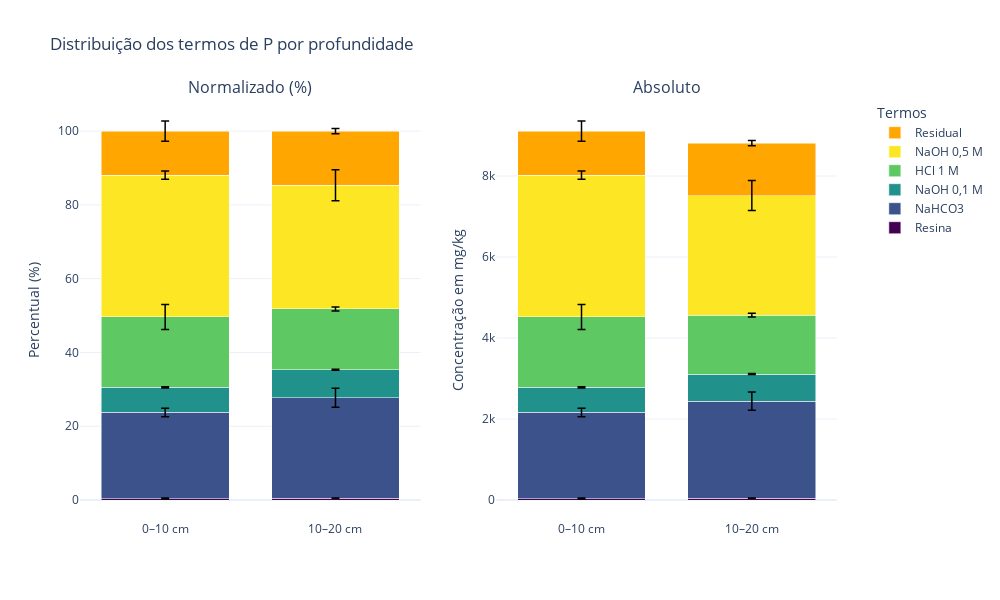

The cell this chart's notebook holds for it:
### Code cell
# --- Nomes e cores ---
nomes_termos = ["Resina", "NaHCO3", "NaOH 0,1 M", "HCl 1 M", "NaOH 0,5 M", "Residual"]
cores = ['#440154', '#3b528b', '#21918c', '#5ec962', '#fde725', '#ffa600']

# --- Subplots ---
fig = make_subplots(rows=1, cols=2,
                    subplot_titles=("Normalizado (%)", "Absoluto"),
                    shared_yaxes=False)

# ==========================
# FUNÇÃO AUXILIAR
# ==========================
def add_stacked_bars_with_errors(fig, profundidades, medias, stds, col, cores, nomes):
    """
    profundidades: lista de labels, ex. ["0–10 cm", "10–20 cm"]
    medias/stds: listas de arrays (um para cada profundidade)
    """
    for j, label in enumerate(profundidades):
        bases = np.cumsum(np.insert(medias[j], 0, 0))[:-1]
        for i in range(len(medias[j])):
            # Barra empilhada
            fig.add_trace(go.Bar(
                x=[label],
                y=[medias[j][i]],
                base=[bases[i]],
                name=nomes[i],
                marker_color=cores[i],
                offsetgroup=str(j),
                showlegend=(col == 1 and j == 0),
            ), row=1, col=col)

            # Linha + barra de erro
            fig.add_trace(go.Scatter(
                x=[label],
                y=[bases[i] + medias[j][i]],
                mode='lines',
                line=dict(color='black', width=1.5),
                error_y=dict(
                    type='data',
                    array=[stds[j][i]],
                    visible=True,
                    thickness=1.5,
                    width=4,
                    color='black'
                ),
                showlegend=False,
                hoverinfo='skip'
            ), row=1, col=col)

# --- Adiciona as barras ---
add_stacked_bars_with_errors(
    fig,
    ["0–10 cm", "10–20 cm"],
    [media_0_10_norm, media_10_20_norm],
    [std_0_10_norm, std_10_20_norm],
    col=1,
    cores=cores,
    nomes=nomes_termos
)

add_stacked_bars_with_errors(
    fig,
    ["0–10 cm", "10–20 cm"],
    [media_0_10, media_10_20],
    [std_0_10, std_10_20],
    col=2,
    cores=cores,
    nomes=nomes_termos
)

fig.update_layout(
    barmode='stack',
    title_text="Distribuição dos termos de P por profundidade",
    yaxis_title="Percentual (%)",
    yaxis2_title="Concentração em mg/kg",
    legend_title="Termos",
    legend=dict(x=1.05, y=1),
    bargap=0.25,
    width=1000,
    height=600,
    template="plotly_white"
)

fig.show()

### Figure 1 — Plotly figure (JSON) as saved in the notebook; plotly's stock layout.template omitted (floating-point values rounded to 4 significant figures)
{"data": [{"base": [0], "marker": {"color": "#440154"}, "name": "Resina", "offsetgroup": "0", "showlegend": true, "type": "bar", "x": ["0–10 cm"], "xaxis": "x", "y": [0.4021], "yaxis": "y"}, {"error_y": {"array": [0.1261], "color": "black", "thickness": 1.5, "type": "data", "visible": true, "width": 4}, "hoverinfo": "skip", "line": {"color": "black", "width": 1.5}, "mode": "lines", "showlegend": false, "type": "scatter", "x": ["0–10 cm"], "xaxis": "x", "y": [0.4021], "yaxis": "y"}, {"base": [0.4021], "marker": {"color": "#3b528b"}, "name": "NaHCO3", "offsetgroup": "0", "showlegend": true, "type": "bar", "x": ["0–10 cm"], "xaxis": "x", "y": [23.33], "yaxis": "y"}, {"error_y": {"array": [1.147], "color": "black", "thickness": 1.5, "type": "data", "visible": true, "width": 4}, "hoverinfo": "skip", "line": {"color": "black", "width": 1.5}, "mode": "lines", "showlegend": false, "type": "scatter", "x": ["0–10 cm"], "xaxis": "x", "y": [23.73], "yaxis": "y"}, {"base": [23.73], "marker": {"color": "#21918c"}, "name": "NaOH 0,1 M", "offsetgroup": "0", "showlegend": true, "type": "bar", "x": ["0–10 cm"], "xaxis": "x", "y": [6.787], "yaxis": "y"}, {"error_y": {"array": [0.1583], "color": "black", "thickness": 1.5, "type": "data", "visible": true, "width": 4}, "hoverinfo": "skip", "line": {"color": "black", "width": 1.5}, "mode": "lines", "showlegend": false, "type": "scatter", "x": ["0–10 cm"], "xaxis": "x", "y": [30.51], "yaxis": "y"}, {"base": [30.51], "marker": {"color": "#5ec962"}, "name": "HCl 1 M", "offsetgroup": "0", "showlegend": true, "type": "bar", "x": ["0–10 cm"], "xaxis": "x", "y": [19.11], "yaxis": "y"}, {"error_y": {"array": [3.386], "color": "black", "thickness": 1.5, "type": "data", "visible": true, "width": 4}, "hoverinfo": "skip", "line": {"color": "black", "width": 1.5}, "mode": "lines", "showlegend": false, "type": "scatter", "x": ["0–10 cm"], "xaxis": "x", "y": [49.62], "yaxis": "y"}, {"base": [49.62], "marker": {"color": "#fde725"}, "name": "NaOH 0,5 M", "offsetgroup": "0", "showlegend": true, "type": "bar", "x": ["0–10 cm"], "xaxis": "x", "y": [38.43], "yaxis": "y"}, {"error_y": {"array": [1.13], "color": "black", "thickness": 1.5, "type": "data", "visible": true, "width": 4}, "hoverinfo": "skip", "line": {"color": "black", "width": 1.5}, "mode": "lines", "showlegend": false, "type": "scatter", "x": ["0–10 cm"], "xaxis": "x", "y": [88.06], "yaxis": "y"}, {"base": [88.06], "marker": {"color": "#ffa600"}, "name": "Residual", "offsetgroup": "0", "showlegend": true, "type": "bar", "x": ["0–10 cm"], "xaxis": "x", "y": [11.94], "yaxis": "y"}, {"error_y": {"array": [2.742], "color": "black", "thickness": 1.5, "type": "data", "visible": true, "width": 4}, "hoverinfo": "skip", "line": {"color": "black", "width": 1.5}, "mode": "lines", "showlegend": false, "type": "scatter", "x": ["0–10 cm"], "xaxis": "x", "y": [100.0], "yaxis": "y"}, {"base": [0], "marker": {"color": "#440154"}, "name": "Resina", "offsetgroup": "1", "showlegend": false, "type": "bar", "x": ["10–20 cm"], "xaxis": "x", "y": [0.5412], "yaxis": "y"}, {"error_y": {"array": [0.02993], "color": "black", "thickness": 1.5, "type": "data", "visible": true, "width": 4}, "hoverinfo": "skip", "line": {"color": "black", "width": 1.5}, "mode": "lines", "showlegend": false, "type": "scatter", "x": ["10–20 cm"], "xaxis": "x", "y": [0.5412], "yaxis": "y"}, {"base": [0.5412], "marker": {"color": "#3b528b"}, "name": "NaHCO3", "offsetgroup": "1", "showlegend": false, "type": "bar", "x": ["10–20 cm"], "xaxis": "x", "y": [27.17], "yaxis": "y"}, {"error_y": {"array": [2.559], "color": "black", "thickness": 1.5, "type": "data", "visible": true, "width": 4}, "hoverinfo": "skip", "line": {"color": "black", "width": 1.5}, "mode": "lines", "showlegend": false, "type": "scatter", "x": ["10–20 cm"], "xaxis": "x", "y": [27.71], "yaxis": "y"}, {"base": [27.71], "marker": {"color": "#21918c"}, "name": "NaOH 0,1 M", "offsetgroup": "1", "showlegend": false, "type": "bar", "x": ["10–20 cm"], "xaxis": "x", "y": [7.589], "yaxis": "y"}, {"error_y": {"array": [0.1227], "color": "black", "thickness": 1.5, "type": "data", "visible": true, "width": 4}, "hoverinfo": "skip", "line": {"color": "black", "width": 1.5}, "mode": "lines", "showlegend": false, "type": "scatter", "x": ["10–20 cm"], "xaxis": "x", "y": [35.3], "yaxis": "y"}, {"base": [35.3], "marker": {"color": "#5ec962"}, "name": "HCl 1 M", "offsetgroup": "1", "showlegend": false, "type": "bar", "x": ["10–20 cm"], "xaxis": "x", "y": [16.49], "yaxis": "y"}, {"error_y": {"array": [0.5277], "color": "black", "thickness": 1.5, "type": "data", "visible": true, "width": 4}, "hoverinfo": "skip", "line": {"color": "black", "width": 1.5}, "mode": "lines", "showlegend": false, "type": "scatter", "x": ["10–20 cm"], "xaxis": "x", "y": [51.79], "yaxis": "y"}, {"base": [51.79], "marker": {"color": "#fde725"}, "name": "NaOH 0,5 M", "offsetgroup": "1", "showlegend": false, "type": "bar", "x": ["10–20 cm"], "xaxis": "x", "y": [33.53], "yaxis": "y"}, {"error_y": {"array": [4.195], "color": "black", "thickness": 1.5, "type": "data", "visible": true, "width": 4}, "hoverinfo": "skip", "line": {"color": "black", "width": 1.5}, "mode": "lines", "showlegend": false, "type": "scatter", "x": ["10–20 cm"], "xaxis": "x", "y": [85.32], "yaxis": "y"}, {"base": [85.32], "marker": {"color": "#ffa600"}, "name": "Residual", "offsetgroup": "1", "showlegend": false, "type": "bar", "x": ["10–20 cm"], "xaxis": "x", "y": [14.68], "yaxis": "y"}, {"error_y": {"array": [0.7394], "color": "black", "thickness": 1.5, "type": "data", "visible": true, "width": 4}, "hoverinfo": "skip", "line": {"color": "black", "width": 1.5}, "mode": "lines", "showlegend": false, "type": "scatter", "x": ["10–20 cm"], "xaxis": "x", "y": [100], "yaxis": "y"}, {"base": [0], "marker": {"color": "#440154"}, "name": "Resina", "offsetgroup": "0", "showlegend": false, "type": "bar", "x": ["0–10 cm"], "xaxis": "x2", "y": [36.63], "yaxis": "y2"}, {"error_y": {"array": [11.48], "color": "black", "thickness": 1.5, "type": "data", "visible": true, "width": 4}, "hoverinfo": "skip", "line": {"color": "black", "width": 1.5}, "mode": "lines", "showlegend": false, "type": "scatter", "x": ["0–10 cm"], "xaxis": "x2", "y": [36.63], "yaxis": "y2"}, {"base": [36.63], "marker": {"color": "#3b528b"}, "name": "NaHCO3", "offsetgroup": "0", "showlegend": false, "type": "bar", "x": ["0–10 cm"], "xaxis": "x2", "y": [2125.0], "yaxis": "y2"}, {"error_y": {"array": [104.5], "color": "black", "thickness": 1.5, "type": "data", "visible": true, "width": 4}, "hoverinfo": "skip", "line": {"color": "black", "width": 1.5}, "mode": "lines", "showlegend": false, "type": "scatter", "x": ["0–10 cm"], "xaxis": "x2", "y": [2161.0], "yaxis": "y2"}, {"base": [2161.0], "marker": {"color": "#21918c"}, "name": "NaOH 0,1 M", "offsetgroup": "0", "showlegend": false, "type": "bar", "x": ["0–10 cm"], "xaxis": "x2", "y": [618.2], "yaxis": "y2"}, {"error_y": {"array": [14.42], "color": "black", "thickness": 1.5, "type": "data", "visible": true, "width": 4}, "hoverinfo": "skip", "line": {"color": "black", "width": 1.5}, "mode": "lines", "showlegend": false, "type": "scatter", "x": ["0–10 cm"], "xaxis": "x2", "y": [2780.0], "yaxis": "y2"}, {"base": [2780.0], "marker": {"color": "#5ec962"}, "name": "HCl 1 M", "offsetgroup": "0", "showlegend": false, "type": "bar", "x": ["0–10 cm"], "xaxis": "x2", "y": [1741.0], "yaxis": "y2"}, {"error_y": {"array": [308.4], "color": "black", "thickness": 1.5, "type": "data", "visible": true, "width": 4}, "hoverinfo": "skip", "line": {"color": "black", "width": 1.5}, "mode": "lines", "showlegend": false, "type": "scatter", "x": ["0–10 cm"], "xaxis": "x2", "y": [4520.0], "yaxis": "y2"}, {"base": [4520.0], "marker": {"color": "#fde725"}, "name": "NaOH 0,5 M", "offsetgroup": "0", "showlegend": false, "type": "bar", "x": ["0–10 cm"], "xaxis": "x2", "y": [3501.0], "yaxis": "y2"}, {"error_y": {"array": [102.9], "color": "black", "thickness": 1.5, "type": "data", "visible": true, "width": 4}, "hoverinfo": "skip", "line": {"color": "black", "width": 1.5}, "mode": "lines", "showlegend": false, "type": "scatter", "x": ["0–10 cm"], "xaxis": "x2", "y": [8021.0], "yaxis": "y2"}, {"base": [8021.0], "marker": {"color": "#ffa600"}, "name": "Residual", "offsetgroup": "0", "showlegend": false, "type": "bar", "x": ["0–10 cm"], "xaxis": "x2", "y": [1088.0], "yaxis": "y2"}, {"error_y": {"array": [249.8], "color": "black", "thickness": 1.5, "type": "data", "visible": true, "width": 4}, "hoverinfo": "skip", "line": {"color": "black", "width": 1.5}, "mode": "lines", "showlegend": false, "type": "scatter", "x": ["0–10 cm"], "xaxis": "x2", "y": [9109.0], "yaxis": "y2"}, {"base": [0], "marker": {"color": "#440154"}, "name": "Resina", "offsetgroup": "1", "showlegend": false, "type": "bar", "x": ["10–20 cm"], "xaxis": "x2", "y": [47.7], "yaxis": "y2"}, {"error_y": {"array": [2.638], "color": "black", "thickness": 1.5, "type": "data", "visible": true, "width": 4}, "hoverinfo": "skip", "line": {"color": "black", "width": 1.5}, "mode": "lines", "showlegend": false, "type": "scatter", "x": ["10–20 cm"], "xaxis": "x2", "y": [47.7], "yaxis": "y2"}, {"base": [47.7], "marker": {"color": "#3b528b"}, "name": "NaHCO3", "offsetgroup": "1", "showlegend": false, "type": "bar", "x": ["10–20 cm"], "xaxis": "x2", "y": [2395.0], "yaxis": "y2"}, {"error_y": {"array": [225.6], "color": "black", "thickness": 1.5, "type": "data", "visible": true, "width": 4}, "hoverinfo": "skip", "line": {"color": "black", "width": 1.5}, "mode": "lines", "showlegend": false, "type": "scatter", "x": ["10–20 cm"], "xaxis": "x2", "y": [2442.0], "yaxis": "y2"}, {"base": [2442.0], "marker": {"color": "#21918c"}, "name": "NaOH 0,1 M", "offsetgroup": "1", "showlegend": false, "type": "bar", "x": ["10–20 cm"], "xaxis": "x2", "y": [668.8], "yaxis": "y2"}, {"error_y": {"array": [10.81], "color": "black", "thickness": 1.5, "type": "data", "visible": true, "width": 4}, "hoverinfo": "skip", "line": {"color": "black", "width": 1.5}, "mode": "lines", "showlegend": false, "type": "scatter", "x": ["10–20 cm"], "xaxis": "x2", "y": [3111.0], "yaxis": "y2"}, {"base": [3111.0], "marker": {"color": "#5ec962"}, "name": "HCl 1 M", "offsetgroup": "1", "showlegend": false, "type": "bar", "x": ["10–20 cm"], "xaxis": "x2", "y": [1454.0], "yaxis": "y2"}, {"error_y": {"array": [46.51], "color": "black", "thickness": 1.5, "type": "data", "visible": true, "width": 4}, "hoverinfo": "skip", "line": {"color": "black", "width": 1.5}, "mode": "lines", "showlegend": false, "type": "scatter", "x": ["10–20 cm"], "xaxis": "x2", "y": [4565.0], "yaxis": "y2"}, {"base": [4565.0], "marker": {"color": "#fde725"}, "name": "NaOH 0,5 M", "offsetgroup": "1", "showlegend": false, "type": "bar", "x": ["10–20 cm"], "xaxis": "x2", "y": [2955.0], "yaxis": "y2"}, {"error_y": {"array": [369.7], "color": "black", "thickness": 1.5, "type": "data", "visible": true, "width": 4}, "hoverinfo": "skip", "line": {"color": "black", "width": 1.5}, "mode": "lines", "showlegend": false, "type": "scatter", "x": ["10–20 cm"], "xaxis": "x2", "y": [7519.0], "yaxis": "y2"}, {"base": [7519.0], "marker": {"color": "#ffa600"}, "name": "Residual", "offsetgroup": "1", "showlegend": false, "type": "bar", "x": ["10–20 cm"], "xaxis": "x2", "y": [1294.0], "yaxis": "y2"}, {"error_y": {"array": [65.16], "color": "black", "thickness": 1.5, "type": "data", "visible": true, "width": 4}, "hoverinfo": "skip", "line": {"color": "black", "width": 1.5}, "mode": "lines", "showlegend": false, "type": "scatter", "x": ["10–20 cm"], "xaxis": "x2", "y": [8813.0], "yaxis": "y2"}], "layout": {"annotations": [{"font": {"size": 16}, "showarrow": false, "text": "Normalizado (%)", "x": 0.225, "xanchor": "center", "xref": "paper", "y": 1, "yanchor": "bottom", "yref": "paper"}, {"font": {"size": 16}, "showarrow": false, "text": "Absoluto", "x": 0.775, "xanchor": "center", "xref": "paper", "y": 1, "yanchor": "bottom", "yref": "paper"}], "bargap": 0.25, "barmode": "stack", "height": 600, "legend": {"title": {"text": "Termos"}, "x": 1.05, "y": 1}, "title": {"text": "Distribuição dos termos de P por profundidade"}, "width": 1000, "xaxis": {"anchor": "y", "domain": [0, 0.45]}, "xaxis2": {"anchor": "y2", "domain": [0.55, 1]}, "yaxis": {"anchor": "x", "domain": [0, 1], "title": {"text": "Percentual (%)"}}, "yaxis2": {"anchor": "x2", "domain": [0, 1], "title": {"text": "Concentração em mg/kg"}}}}
